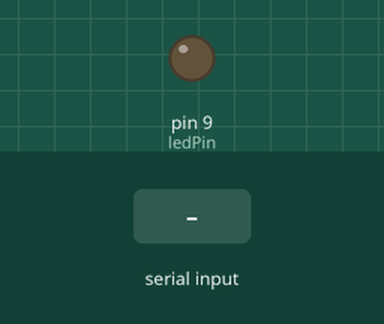
The sketch below on a simulated Arduino Uno, built with avr-gcc and run on an emulated ATmega328P. Shown: output pins drawn as LEDs (lit = HIGH). The test bench sets the inputs (shaded band).

Above: at 1.2 s.
1.3 s: "90,45\n" received over Serial
At 2.1 s:
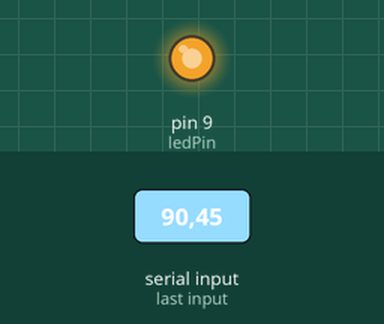
2.8 s: "30,150\n" received over Serial
At 3.3 s:
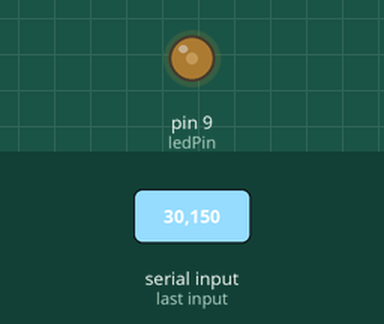
4.3 s: "5\n" received over Serial
At 5.5 s:
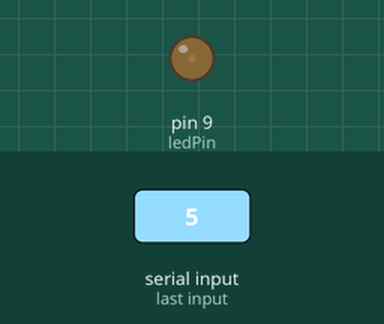
5.8 s: "90\n" received over Serial
At 6.6 s:
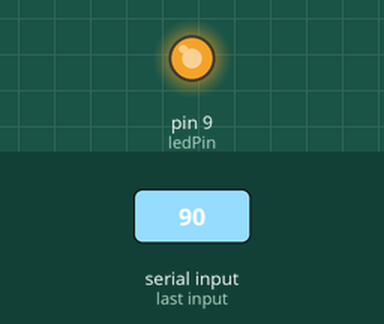
Timing chart, 0 to 8.3 s (numbered marks = the images above; inputs shaded):
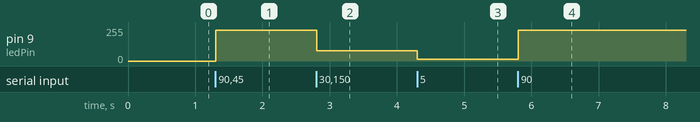

Measured:
- after the input at 1.3 s, pin 9 (ledPin): 0/255 → 229/255 at once
- after the input at 2.8 s, pin 9 (ledPin): 229/255 → 76/255 at once
- after the input at 4.3 s, pin 9 (ledPin): 76/255 → 12/255 at once
- after the input at 5.8 s, pin 9 (ledPin): 12/255 → 229/255 at once

The sketch:

ArduinoNodeJsConnection.ino
```cpp
const int ledPin = 9;  // led pin with PWM option
int brightnessPercent = 0;

void setup() {
  Serial.begin(9600);    // baudrate same as on server
  pinMode(ledPin, OUTPUT);
}

void loop() {

  // data ready to read?
  if (Serial.available() > 0) {
    String inputString = Serial.readStringUntil('\n'); // Read until newline
    brightnessPercent = inputString.toInt(); // Convert string to integer
  }

  setLEDBrightness(brightnessPercent);
}

// Sets led's brightness
void setLEDBrightness(int brightnessPercent) {
  // Ensure brightness is between 0 and 100
  brightnessPercent = constrain(brightnessPercent, 0, 100);

  // Map percent onto PWM value
  int pwmValue = map(brightnessPercent, 0, 100, 0, 255);

  // Set brightness on LED
  analogWrite(ledPin, pwmValue);
}
```
